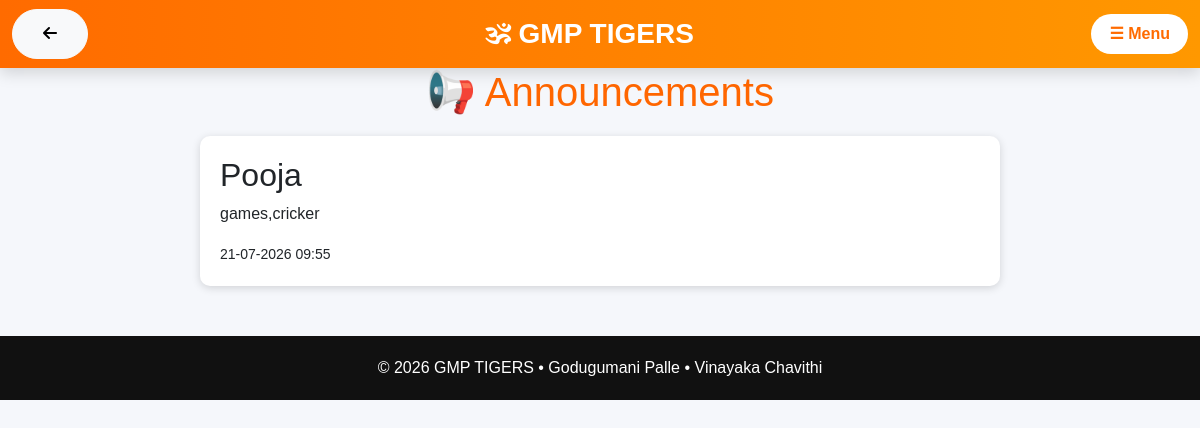
The page /announcements on the database its author committed.
### tables this page shows
CREATE TABLE announcements(
    id INTEGER PRIMARY KEY AUTOINCREMENT,
    title TEXT NOT NULL,
    message TEXT NOT NULL,
    created_at TEXT NOT NULL
);

### app.py (the view)
@app.route("/announcements")
def announcements():
    conn = get_db()
    announcements = conn.execute(
        "SELECT * FROM announcements ORDER BY id DESC"
    ).fetchall()
    conn.close()
    return render_template(
        "announcements.html",
        announcements=announcements
    )

### app.py (called while the page is built)
@app.before_request
def debug_request():
    print("=" * 60)
    print("METHOD:", request.method)
    print("PATH:", request.path)
    print("FORM KEYS:", list(request.form.keys()))
    print("FILE KEYS:", list(request.files.keys()))
    print("=" * 60)

def get_db():
    conn = sqlite3.connect(DATABASE)
    conn.row_factory = sqlite3.Row
    return conn

### templates/announcements.html (shortened to what this page needs)
{% extends 'base.html' %}
{% block content %}
<h1 style="text-align:center;">📢 Announcements</h1>
{% for a in announcements %}
<div style="max-width:800px;margin:20px auto;padding:20px;background:white;border-radius:10px;box-shadow:0 2px 8px rgba(0,0,0,.15);">
    <h2>{{ a[1] }}</h2>
    <p>{{ a[2] }}</p>
    <small>{{ a[3] }}</small>
</div>
{% else %}
<h3 style="text-align:center;">No announcements available.</h3>
{% endfor %}
{% endblock %}

### static/css/style.css (style rules this page uses)
body { font-family: Arial, sans-serif; background: #f5f5f5; margin: 0; padding: 0; }
h1 { color: #ff6600; text-align: center; }
* { margin:0; padding:0; box-sizing:border-box; font-family:Arial,Helvetica,sans-serif; }

### static/css/theme.css (style rules this page uses)
:root { --primary:#ff6b00; --secondary:#ff9800; --bg:#f5f7fb; --dark:#222; --white:#fff; --radius:18px; }
body { background:var(--bg); font-family:Arial,Helvetica,sans-serif; }

### rows shown on the page
announcements: title "Pooja", message "games,cricker", created_at "21-07-2026 09:55"
